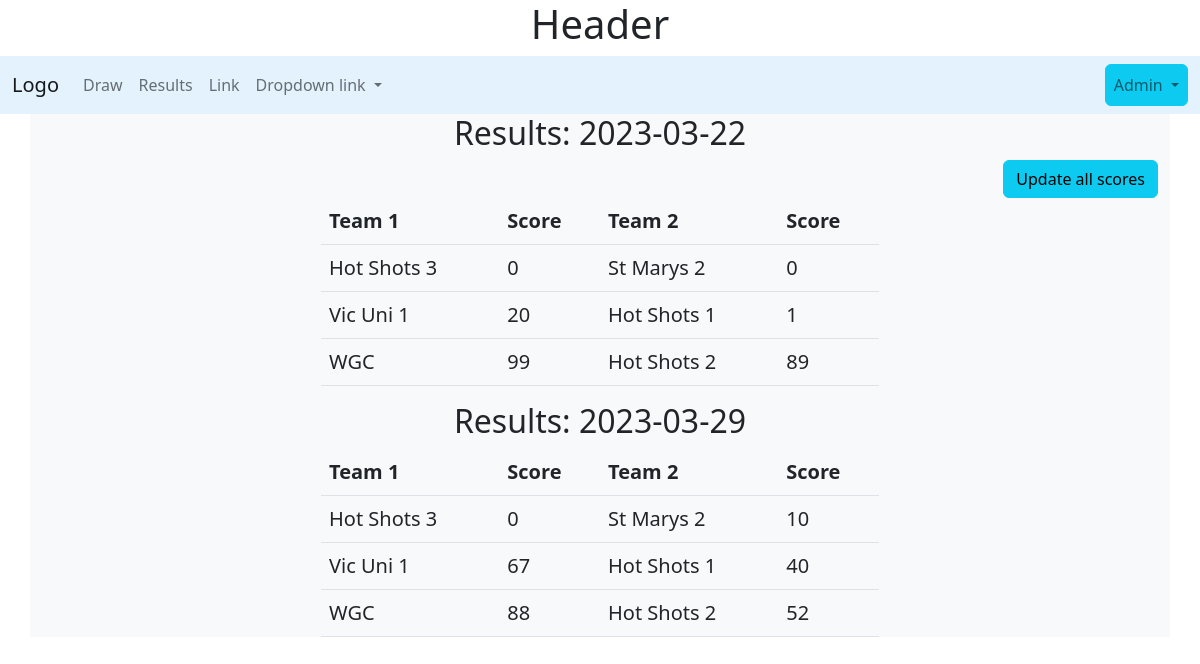
The app's page /results, older data.
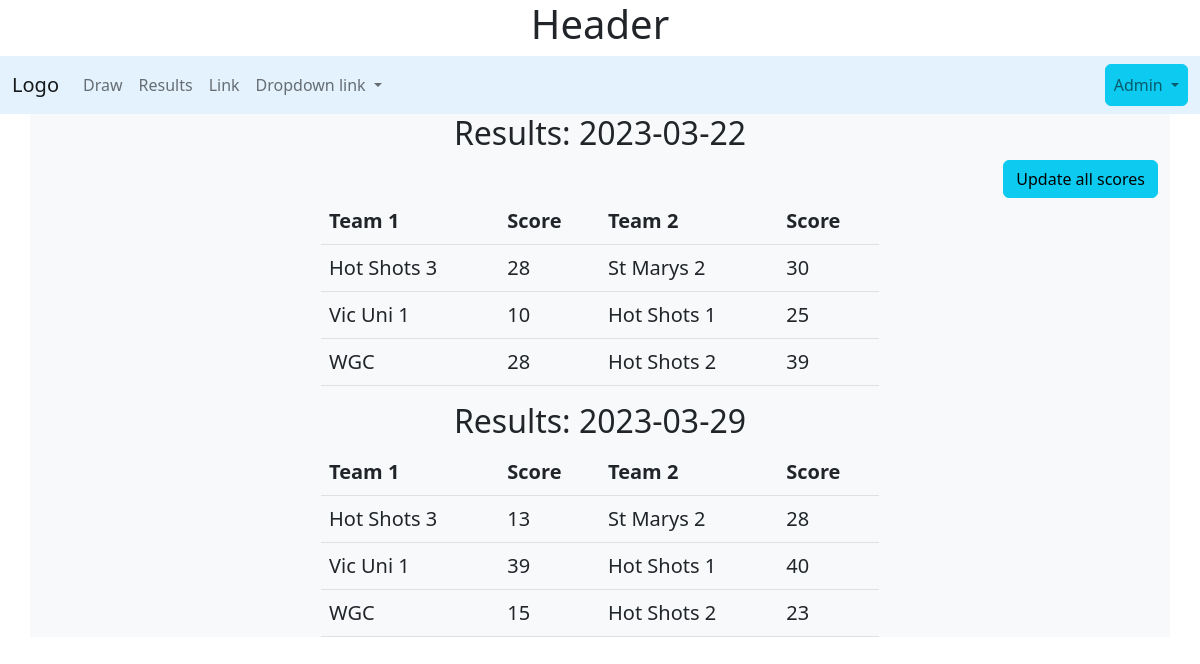
The same page, newer data.
### tables this page shows
CREATE TABLE game(
    game_id integer primary key autoincrement ,
    game_date datetime not null unique ,
    team_1 text not null,
    score_1 integer not null,
    team_2 text not null,
    score_2 integer not null
);

### server.py (the view)
@app.route('/results')
def results():
    sql = """select strftime('%Y-%m-%d ', game_date) as "Date", team_1,score_1, team_2, score_2 from game"""
    scores = run_search_query_tuples(sql,(),db_path, True)
    return render_template("results.html", scores=scores)

### db_functions.py (called while the page is built)
def run_search_query_tuples(sql_query,values_tuple, file_path, rowfactory=False):
    result = None
    try:
        db = sqlite3.connect(file_path)
        if rowfactory:
            db.row_factory = sqlite3.Row
        cursor = db.cursor()
        cursor.execute(sql_query,values_tuple)
        result = cursor.fetchall()
        cursor.close()
    except sqlite3.Error as error:
        print("Error running search query tuples: {}".format(error))
        return None
    db.close()
    if result is None:
        print("No search values were found")
    return result

### templates/results.html (shortened to what this page needs)
{% extends "layout.html" %}
{% block content %}
<div class="container bg-light">
{% set ns=namespace(drawdate = "") %}
{% for row in scores %}
    {% if loop.index0 == 0 %}
        {% set ns.drawdate=row['Date'] %}
        <h2 class="text-center">Results: {{ns.drawdate}}</h2>
    <div class="text-end">
     <a class="btn btn-info" href="{{ url_for('allscores') }}" role="button">Update all scores </a>
        </div>
        <table class="table w-50 mx-auto">
        <thead>
        <tr><th>Team 1</th><th>Score</th><th>Team 2</th><th>Score</th></tr>
        </thead>
    {% endif %}
    {% if ns.drawdate != row['Date'] %}
        {% set ns.drawdate=row['Date'] %}
        </table>
        <h2 class="text-center">Results: {{ns.drawdate}}</h2>
        <table class="table w-50 mx-auto">
        <thead>
        <tr><th>Team 1</th><th>Score</th><th>Team 2</th><th>Score</th></tr>
        </thead>
    {% endif %}
    <tr><td>{{ row['team_1'] }}</td><td> {{ row['score_1'] }}</td><td>{{ row['team_2'] }}</td> <td>{{ row['score_2'] }}</td></tr>
{% endfor %}
</table>
    </div>
{% endblock %}

### templates/layout.html (shortened to what this page needs)
<!DOCTYPE html>
<html lang="en">
<head>
<link href="https://cdn.jsdelivr.net/npm/bootstrap@5.2.3/dist/css/bootstrap.min.css" rel="stylesheet">
</head>
<body>
<h1 class="text-center">Header</h1>
 <nav class="navbar navbar-expand-sm navbar-light" style="background-color: #e3f2fd;">
  <div class="container-fluid">
    <a class="navbar-brand" href="">Logo</a>
    <div class="collapse navbar-collapse" id="mynavbar">
      <ul class="navbar-nav me-auto">
        <li class="nav-item">
          <a class="nav-link" href = "{{ url_for('index') }}"> Draw</a>
        </li>
        <li class="nav-item">
          <a class="nav-link" href = "{{ url_for('results') }}"> Results</a>
        </li>
        <li class="nav-item">
          <a class="nav-link" href="">Link</a>
        </li>
       <li class="nav-item dropdown">
          <a class="nav-link dropdown-toggle" href="#" id="navbarDropdownMenuLink" role="button" data-bs-toggle="dropdown" aria-expanded="false">
            Dropdown link
          </a>
        </li>
      </ul>
      <div class="d-flex nav-item">
          <ul class="navbar-nav me-auto">
                <li class="nav-item dropdown">
          <a class="nav-link dropdown-toggle btn btn-info" href="#" id="navbarDropdownMenuEnd" role="button" data-bs-toggle="dropdown" aria-expanded="false">
            Admin
          </a>
        </li>
              </ul>
      </div>
    </div>
  </div>
</nav>
{% block content %}
 {% endblock %}
</body>
</html>

### templates/results.html (style rules this page uses)
.table { font-size: 1.25em; }

Row changes from the older to the newer data that the page shows:
changed game (number 1 of 6 on the later page): score_1 "0" → "28"; score_2 "0" → "30"
changed game (number 2 of 6 on the later page): score_1 "20" → "10"; score_2 "1" → "25"
changed game (number 3 of 6 on the later page): score_1 "99" → "28"; score_2 "89" → "39"
changed game (number 4 of 6 on the later page): score_1 "0" → "13"; score_2 "10" → "28"
changed game (number 5 of 6 on the later page): score_1 "67" → "39"
changed game (number 6 of 6 on the later page): score_1 "88" → "15"; score_2 "52" → "23"
